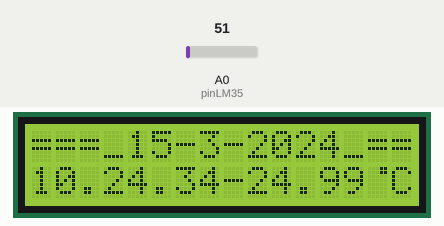
Simulated run of this sketch. Board: Arduino Uno, built with avr-gcc and run on an emulated ATmega328P. Shown: 16×2 character LCD. The inputs (shaded band) are chosen by the test bench; at power-on: A0 (pinLM35) = 51. The local clock reads 2024-03-15 10:24:30 at power-on unless the sketch sets it.

Above: at 4.2 s.
4.3 s: A0 (pinLM35) set to 61
At 5.9 s:
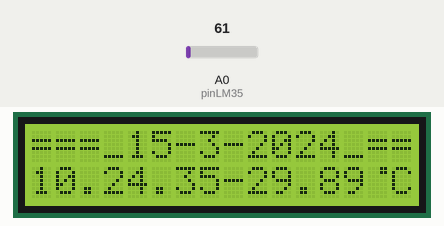
7.6 s: A0 (pinLM35) set to 71
At 8.9 s:
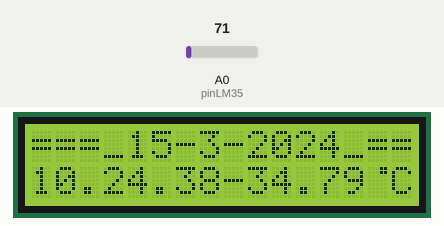
10.6 s: A0 (pinLM35) set to 86
At 11.9 s:
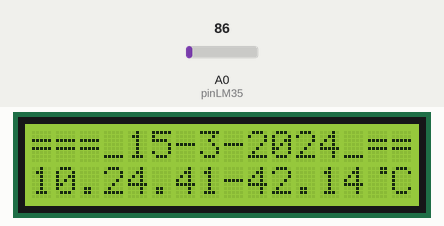
Timing chart, 0 to 13.6 s (numbered marks = the images above; inputs shaded):
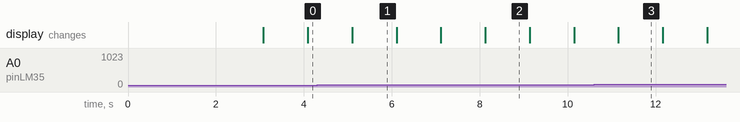

The sketch:

RTC_LCD_NANO_sumar.ino
```cpp
//RT_LCD_NANO_SUMARSONO

#include <LiquidCrystal.h>
LiquidCrystal lcd(7, 6, 5, 4, 3, 2);

#include <Wire.h>
#include "RTClib.h"

byte derajat[8] =
{
  0b00011,
  0b00011,
  0b00000,
  0b00000,
  0b00000,
  0b00000,
  0b00000,
  0b00000
};
int pinLM35 = 0;
int bacapinLM35 = 0;
float suhuC = 0;

RTC_DS1307 RTC;
//int relay = 8;

void setup () {
  //Serial.begin(9600);
  lcd.begin(16, 2);
  lcd.createChar(1, derajat);
  Wire.begin();
  RTC.begin();
  //pinMode(relay, OUTPUT);
  //digitalWrite(relay, HIGH);
  //IF YOU USE RTC FOR THE FIRST TIME: If we remove the comment from  the following line, we will set up the module time and date with the computer one
  //RTC.adjust(DateTime(__DATE__, __TIME__));

  lcd.setCursor(0, 0);
  lcd.print("=====_JAM_======");
  lcd.setCursor(0, 1);
  lcd.print("===_DIGITAL_====");
  delay(3000);
  lcd.clear();
}

void loop () {
  bacapinLM35 = analogRead(pinLM35);
  suhuC = (bacapinLM35 * 0.0049);
  suhuC = suhuC * 100;

  DateTime now = RTC.now();
  lcd.clear();
  lcd.setCursor(0, 0);

 lcd.print("===_");

  lcd.print(now.day(), DEC);
  lcd.print("-");
  lcd.print(now.month(), DEC);
  lcd.print("-");
  lcd.print(now.year(), DEC);
  lcd.print("_===");
  lcd.setCursor(0, 1);
  //lcd.print("Jam    :");
  lcd.print(now.hour(), DEC);
  lcd.print(".");
  lcd.print(now.minute(), DEC);
  lcd.print(".");
  lcd.print(now.second(), DEC);
  lcd.print("-");
  lcd.print(suhuC);
  lcd.write(1);
  lcd.print("C");

  delay(1000);

  //We print the day
  ////Serial.print(now.day(), DEC);
  ////Serial.print('/');
  //We print the month
  //Serial.print(now.month(), DEC);
  //Serial.print('/');
  //We print the year
  //Serial.print(now.year(), DEC);
  //Serial.print(' ');
  //We print the hour
  //Serial.print(now.hour(), DEC);
  //Serial.print(':');
  //We print the minutes
  //Serial.print(now.minute(), DEC);
  //Serial.print(':');
  //We print the seconds
  //Serial.print(now.second(), DEC);
  //Serial.println();
  //We check the time and sent through the serial port every 3s
  //if (now.dayOfYear() % 2 == 0) {
   // if (now.hour() == 20) {
   //   if (now.minute() == 54) {
   //     digitalWrite(relay, LOW);
    //  }
    //  else {
     //   digitalWrite(relay, HIGH);
     // }
    //}
  //}

  ////Serial.println(digitalRead(relay));
  ////Serial.println();
  //delay(3000);
}
```

Measured:
- what the display in image 1 shows lasts 1.0 s, from 5.1 s to 6.1 s
